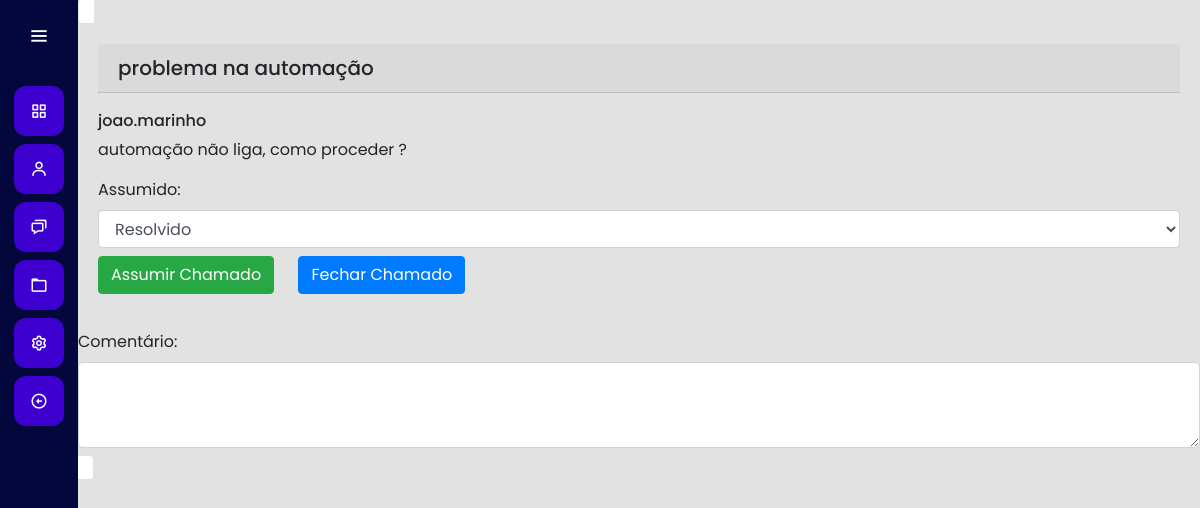
Page /chamados/2 (signed in) on the committed database.
### app/models/chamados.py (models this page shows)
class Chamados(db.Model):
    sequencia_id = db.Column(db.Integer, primary_key = True)
    titulo =  db.Column(db.String(100), nullable=False)
    problema = db.Column(db.String(100), nullable=False)
    nivel = db.Column(db.String(100), nullable=False)
    data_create = db.Column(db.DateTime, default=datetime.utcnow())
    data_closed = db.Column(db.String(100))
    status = db.Column(db.String(20), nullable=False)
    comentario = db.Column(db.String(255))
    aberto_por = db.Column(db.Integer, db.ForeignKey('usuario.id'))
    assumido_por = db.Column(db.String(255))
    fechado_por = db.Column(db.String(255))

### app/views/chamados/chamados.py (the view)
@app.route("/chamados/<int:id>")
@login_required
def chamados_id(id):
    query = Chamados.query.filter_by(sequencia_id=id).first()
    return render_template('chamados/chamado.html', result=query)

### app/views/auth/auth.py (called while the page is built)
@login_manager.user_loader
def load_user(user_id):
    return Usuario.query.get(int(user_id))

### app/templates/chamados/chamado.html (shortened to what this page needs)
{% extends "base.html" %}
{% block dashboard %}
<div class="card col-6 mb-2">
    <div class="card-body mb-2">
      <h5 class="card-header">{{result.titulo}}</h5><br>
      <h6 class="card-subtitle mb-2 text-body-secondary">{{result.aberto_por}}</h6>
      <p class="card-text">{{result.problema}}</p>
      <label class="mb-2"> Assumido:</label>
      <form action="" method="post">
        <select name="select" class="form-control mb-2">
          <option value="fechado">Resolvido</option>
        </select>
      </form>
      <a href="{{url_for('assumir_chamados', id=result.sequencia_id)}}" class="card-link"><button class="btn btn-success mb-2">Assumir Chamado</button></a>
      <a href="#" class="card-link"><button class="btn btn-primary mb-2">Fechar Chamado</button></a>
    </div>
  <div>
    <label class="mb-2">Comentário:</label>
    <textarea class="form-control mb-2" id="exampleFormControlTextarea1" rows="3" name="problema"></textarea>
  </div>
</div>
{% endblock %}

### app/static/general/css/base.css (style rules this page uses)
* { margin: 0; padding: 0; box-sizing: border-box; font-family: "Poppins" , sans-serif; }

### app/static/general/css/general.css (style rules this page uses)
:root { --main-color: #3e00ce; --dark-color: #03073b; --light-color: #ffc27f; --contrast-color: #f88863; --differential-color: #ffe29a; }

### app/templates/chamados/chamado.html (style rules this page uses)
.card { display: initial; align-content: center; }

### rows in the picture
Chamados: titulo "problema na automação", aberto_por "joao.marinho", problema "automação não liga, como proceder ?"
